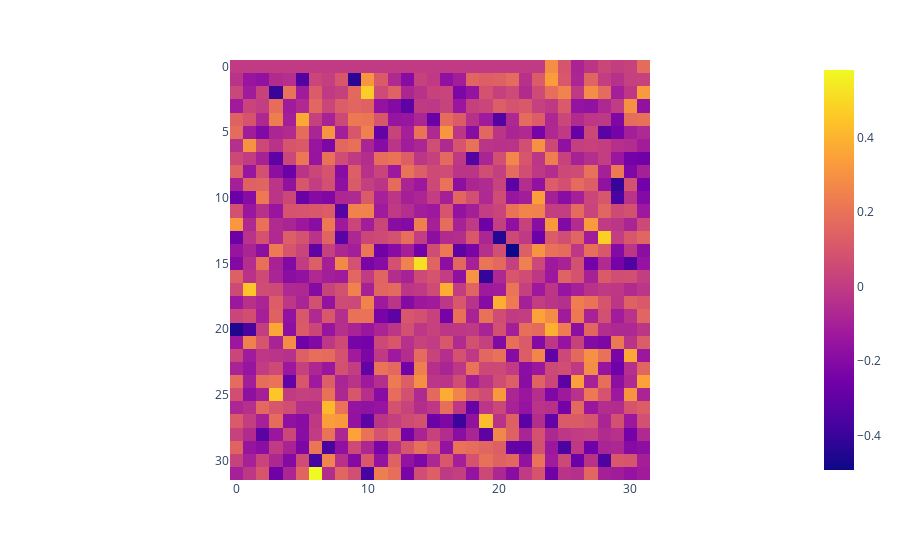
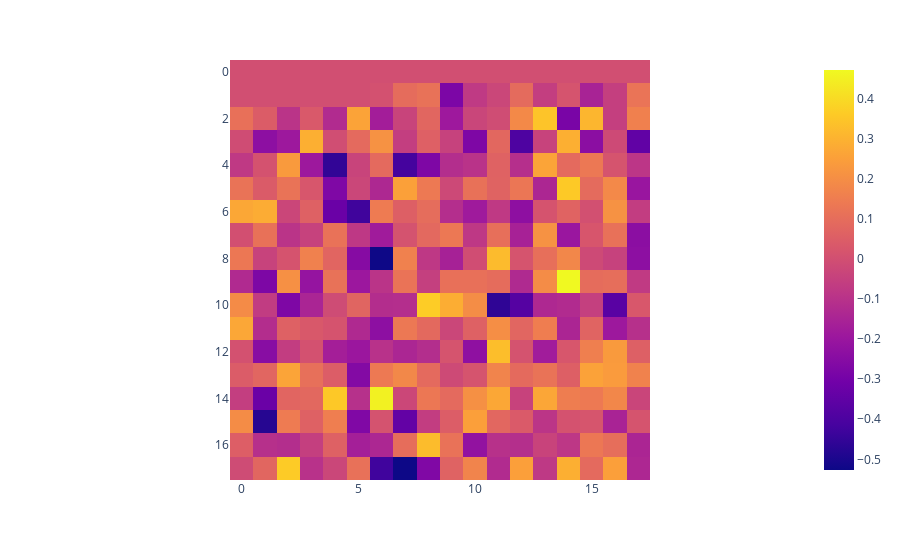
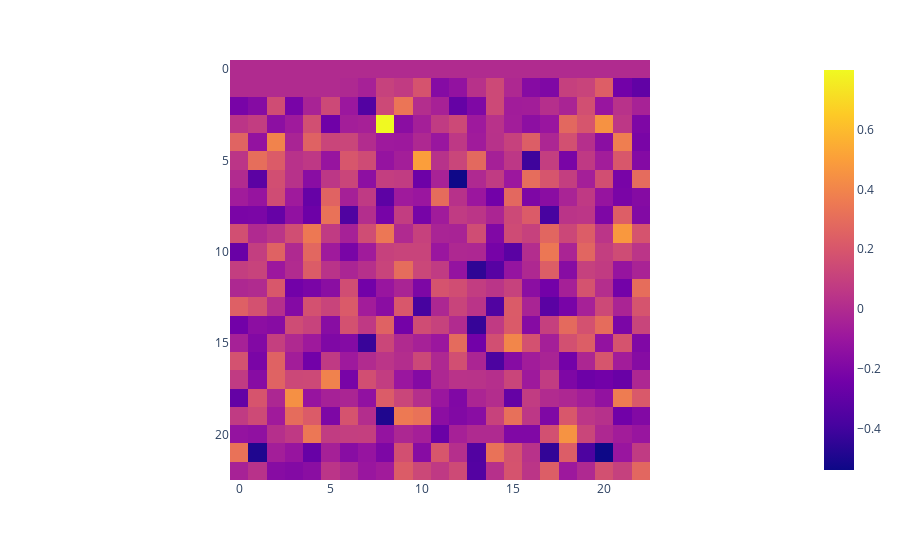
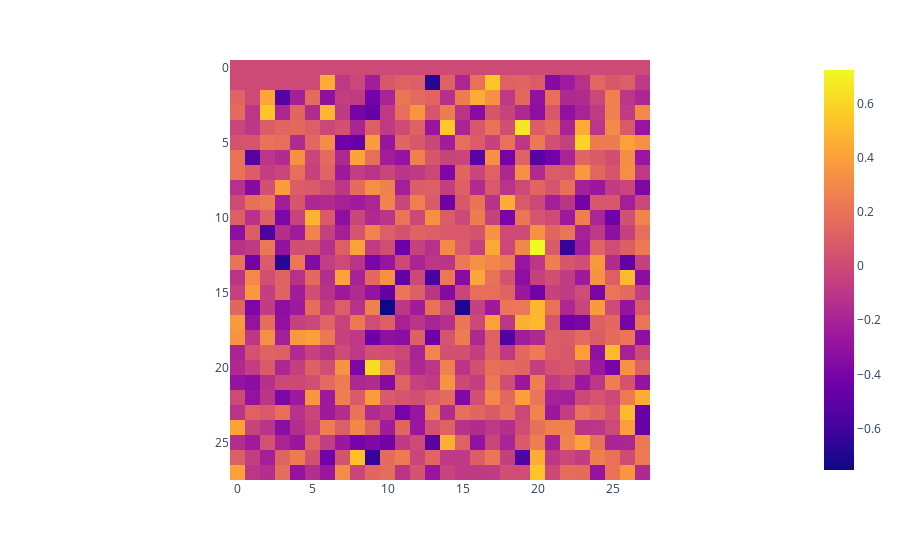

The cell these charts' notebook holds for them, in order:
### Code cell
# load all weights in this folder of .pt into an array then plot the weights
#pay attention that all the images of the weight tensor are padded with zero to the start of the tensor to match the size  of a perfect square
import torch
import plotly.express as px
import os
import math


def plot_kernels(tensors):
    for tensor in tensors:
        root = math.sqrt(tensor.shape[0])        
        if int(root) * int(root) == tensor.shape[0]:
            num_cols = int(root)
            num_rows = int(root)
            fig = px.imshow(tensor.reshape(num_rows, num_cols))
            fig.show() 
        else:
            num_cols = int(root) + 1
            num_rows = int(root) + 1
            a = torch.zeros(num_rows * num_cols)
            print(a.shape)
            a[a.shape[0]-tensor.shape[0]:,] = tensor
            fig = px.imshow(a.reshape(num_rows, num_cols))
            fig.show() 
         

def load_model(path):
    model = torch.load(path)
    return model

def get_weights(model):
    weights = model['V']
    return weights.t()[0].cpu()

def get_weights_from_folder(folder):
    weights = []
    for file in os.listdir(folder):
        if file.endswith(".pt"):
            model = load_model(folder+'/'+file)
            weights.append(get_weights(model))
    plot_kernels(weights)

get_weights_from_folder('.')

### Figure 1 — Plotly figure (JSON) as saved in the notebook; plotly's stock layout.template omitted (floating-point values rounded to 4 significant figures; data arrays with more than 128 entries replaced by an {"elided": "..."} marker saying what was removed)
{"data": [{"coloraxis": "coloraxis", "hovertemplate": "x: %{x}<br>y: %{y}<br>color: %{z}<extra></extra>", "name": "0", "type": "heatmap", "xaxis": "x", "yaxis": "y", "z": {"elided": "32x32 float values"}}], "layout": {"coloraxis": {"colorscale": [[0, "#0d0887"], [0.1111, "#46039f"], [0.2222, "#7201a8"], [0.3333, "#9c179e"], [0.4444, "#bd3786"], [0.5556, "#d8576b"], [0.6667, "#ed7953"], [0.7778, "#fb9f3a"], [0.8889, "#fdca26"], [1, "#f0f921"]]}, "margin": {"t": 60}, "xaxis": {"anchor": "y", "constrain": "domain", "domain": [0, 1], "scaleanchor": "y"}, "yaxis": {"anchor": "x", "autorange": "reversed", "constrain": "domain", "domain": [0, 1]}}}

### Figure 2 — Plotly figure (JSON) as saved in the notebook; plotly's stock layout.template omitted (floating-point values rounded to 4 significant figures; data arrays with more than 128 entries replaced by an {"elided": "..."} marker saying what was removed)
{"data": [{"coloraxis": "coloraxis", "hovertemplate": "x: %{x}<br>y: %{y}<br>color: %{z}<extra></extra>", "name": "0", "type": "heatmap", "xaxis": "x", "yaxis": "y", "z": {"elided": "18x18 float values"}}], "layout": {"coloraxis": {"colorscale": [[0, "#0d0887"], [0.1111, "#46039f"], [0.2222, "#7201a8"], [0.3333, "#9c179e"], [0.4444, "#bd3786"], [0.5556, "#d8576b"], [0.6667, "#ed7953"], [0.7778, "#fb9f3a"], [0.8889, "#fdca26"], [1, "#f0f921"]]}, "margin": {"t": 60}, "xaxis": {"anchor": "y", "constrain": "domain", "domain": [0, 1], "scaleanchor": "y"}, "yaxis": {"anchor": "x", "autorange": "reversed", "constrain": "domain", "domain": [0, 1]}}}

### Figure 3 — Plotly figure (JSON) as saved in the notebook; plotly's stock layout.template omitted (floating-point values rounded to 4 significant figures; data arrays with more than 128 entries replaced by an {"elided": "..."} marker saying what was removed)
{"data": [{"coloraxis": "coloraxis", "hovertemplate": "x: %{x}<br>y: %{y}<br>color: %{z}<extra></extra>", "name": "0", "type": "heatmap", "xaxis": "x", "yaxis": "y", "z": {"elided": "23x23 float values"}}], "layout": {"coloraxis": {"colorscale": [[0, "#0d0887"], [0.1111, "#46039f"], [0.2222, "#7201a8"], [0.3333, "#9c179e"], [0.4444, "#bd3786"], [0.5556, "#d8576b"], [0.6667, "#ed7953"], [0.7778, "#fb9f3a"], [0.8889, "#fdca26"], [1, "#f0f921"]]}, "margin": {"t": 60}, "xaxis": {"anchor": "y", "constrain": "domain", "domain": [0, 1], "scaleanchor": "y"}, "yaxis": {"anchor": "x", "autorange": "reversed", "constrain": "domain", "domain": [0, 1]}}}

### Figure 4 — Plotly figure (JSON) as saved in the notebook; plotly's stock layout.template omitted (floating-point values rounded to 4 significant figures; data arrays with more than 128 entries replaced by an {"elided": "..."} marker saying what was removed)
{"data": [{"coloraxis": "coloraxis", "hovertemplate": "x: %{x}<br>y: %{y}<br>color: %{z}<extra></extra>", "name": "0", "type": "heatmap", "xaxis": "x", "yaxis": "y", "z": {"elided": "28x28 float values"}}], "layout": {"coloraxis": {"colorscale": [[0, "#0d0887"], [0.1111, "#46039f"], [0.2222, "#7201a8"], [0.3333, "#9c179e"], [0.4444, "#bd3786"], [0.5556, "#d8576b"], [0.6667, "#ed7953"], [0.7778, "#fb9f3a"], [0.8889, "#fdca26"], [1, "#f0f921"]]}, "margin": {"t": 60}, "xaxis": {"anchor": "y", "constrain": "domain", "domain": [0, 1], "scaleanchor": "y"}, "yaxis": {"anchor": "x", "autorange": "reversed", "constrain": "domain", "domain": [0, 1]}}}
